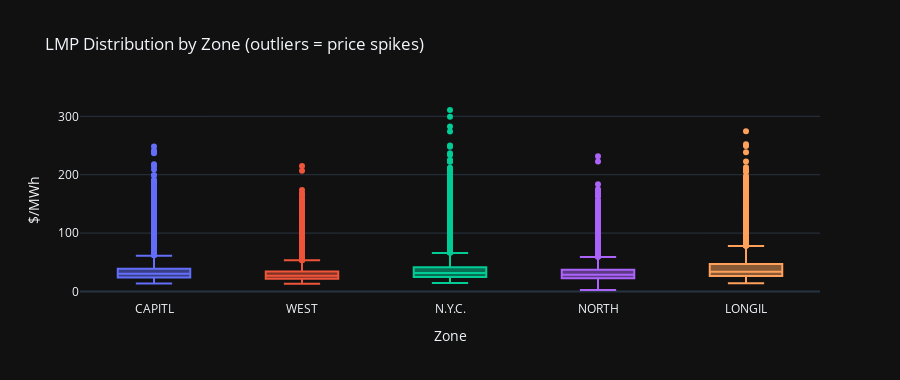

This figure's notebook cell:
### Code cell
# Price distribution — looking for spikes
fig = px.box(
    df_lmp[df_lmp['zone'].isin(['N.Y.C.', 'LONGIL', 'CAPITL', 'WEST', 'NORTH'])],
    x='zone', y='lmp_total',
    title='LMP Distribution by Zone (outliers = price spikes)',
    labels={'lmp_total': '$/MWh', 'zone': 'Zone'},
    color='zone',
    template='plotly_dark'
)
fig.update_layout(height=380, showlegend=False)
fig.show()

# Summary stats
print('\nLMP Summary by Zone ($/MWh):')
print(
    df_lmp.groupby('zone')['lmp_total']
    .agg(['mean','median','std','max'])
    .round(2)
    .sort_values('mean', ascending=False)
)

### Figure 1 — Plotly figure (JSON) as saved in the notebook; plotly's stock layout.template omitted (floating-point values rounded to 4 significant figures; data arrays with more than 128 entries replaced by an {"elided": "..."} marker saying what was removed)
{"data": [{"alignmentgroup": "True", "hovertemplate": "Zone=%{x}<br>$/MWh=%{y}<extra></extra>", "legendgroup": "CAPITL", "marker": {"color": "#636efa"}, "name": "CAPITL", "notched": false, "offsetgroup": "CAPITL", "orientation": "v", "showlegend": true, "type": "box", "x": {"elided": "2183 str values"}, "x0": " ", "xaxis": "x", "y": {"elided": "2183 float values"}, "y0": " ", "yaxis": "y"}, {"alignmentgroup": "True", "hovertemplate": "Zone=%{x}<br>$/MWh=%{y}<extra></extra>", "legendgroup": "WEST", "marker": {"color": "#EF553B"}, "name": "WEST", "notched": false, "offsetgroup": "WEST", "orientation": "v", "showlegend": true, "type": "box", "x": {"elided": "2183 str values"}, "x0": " ", "xaxis": "x", "y": {"elided": "2183 float values"}, "y0": " ", "yaxis": "y"}, {"alignmentgroup": "True", "hovertemplate": "Zone=%{x}<br>$/MWh=%{y}<extra></extra>", "legendgroup": "N.Y.C.", "marker": {"color": "#00cc96"}, "name": "N.Y.C.", "notched": false, "offsetgroup": "N.Y.C.", "orientation": "v", "showlegend": true, "type": "box", "x": {"elided": "2183 str values"}, "x0": " ", "xaxis": "x", "y": {"elided": "2183 float values"}, "y0": " ", "yaxis": "y"}, {"alignmentgroup": "True", "hovertemplate": "Zone=%{x}<br>$/MWh=%{y}<extra></extra>", "legendgroup": "NORTH", "marker": {"color": "#ab63fa"}, "name": "NORTH", "notched": false, "offsetgroup": "NORTH", "orientation": "v", "showlegend": true, "type": "box", "x": {"elided": "2183 str values"}, "x0": " ", "xaxis": "x", "y": {"elided": "2183 float values"}, "y0": " ", "yaxis": "y"}, {"alignmentgroup": "True", "hovertemplate": "Zone=%{x}<br>$/MWh=%{y}<extra></extra>", "legendgroup": "LONGIL", "marker": {"color": "#FFA15A"}, "name": "LONGIL", "notched": false, "offsetgroup": "LONGIL", "orientation": "v", "showlegend": true, "type": "box", "x": {"elided": "2183 str values"}, "x0": " ", "xaxis": "x", "y": {"elided": "2183 float values"}, "y0": " ", "yaxis": "y"}], "layout": {"boxmode": "overlay", "height": 380, "legend": {"title": {"text": "Zone"}, "tracegroupgap": 0}, "showlegend": false, "title": {"text": "LMP Distribution by Zone (outliers = price spikes)"}, "xaxis": {"anchor": "y", "categoryarray": ["CAPITL", "WEST", "N.Y.C.", "NORTH", "LONGIL"], "categoryorder": "array", "domain": [0, 1], "title": {"text": "Zone"}}, "yaxis": {"anchor": "x", "domain": [0, 1], "title": {"text": "$/MWh"}}}}
